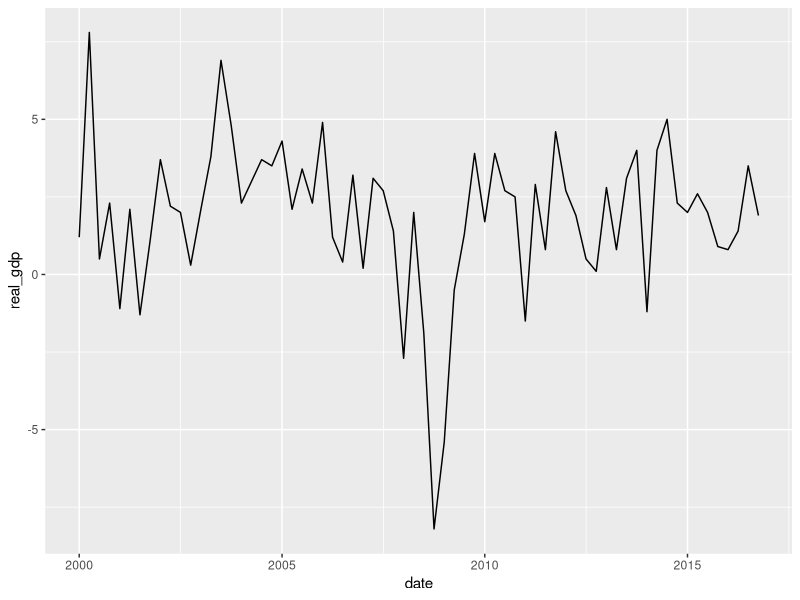
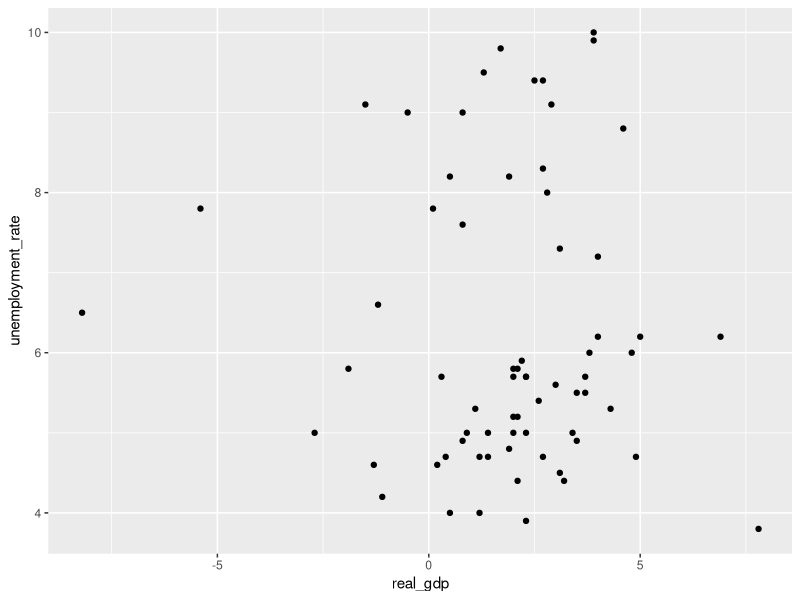

Reproduce these figures in R, in order.
## ---- chunk 1
#| label: setup
#| warning: false
#| message: false

library(tidyverse)
library(ggplot2)

knitr::opts_chunk$set(echo = TRUE, warning=FALSE, message=FALSE)
## ---- chunk 2
ffr<-read_csv("_data/FedFundsRate.csv",
              show_col_types = FALSE,
              col_names = c("year","month","day","federal_funds_target_rate", "federal_funds_upper_target", "federal_funds_lower_target","effective_federal_funds_rate", "real_gdp", "unemployment_rate","inflation_rate"),
              skip=1)

library(lubridate)

ffr <- mutate(ffr, date = make_datetime(year, month, day))

ffr
colnames(ffr)
## ---- chunk 3
ffr2<-filter(ffr, year>=2000)
ffr2<-select(ffr2, year, real_gdp, unemployment_rate, date)
ffr2
## ---- chunk 4
ffr2<-filter(ffr2, !is.na(real_gdp))
ffr2
## ---- chunk 5
ggplot(ffr2, aes(x=date, y=real_gdp)) +
  geom_line()
## ---- chunk 6
ggplot(ffr2, aes(x=real_gdp, y=unemployment_rate))+
  geom_point()
